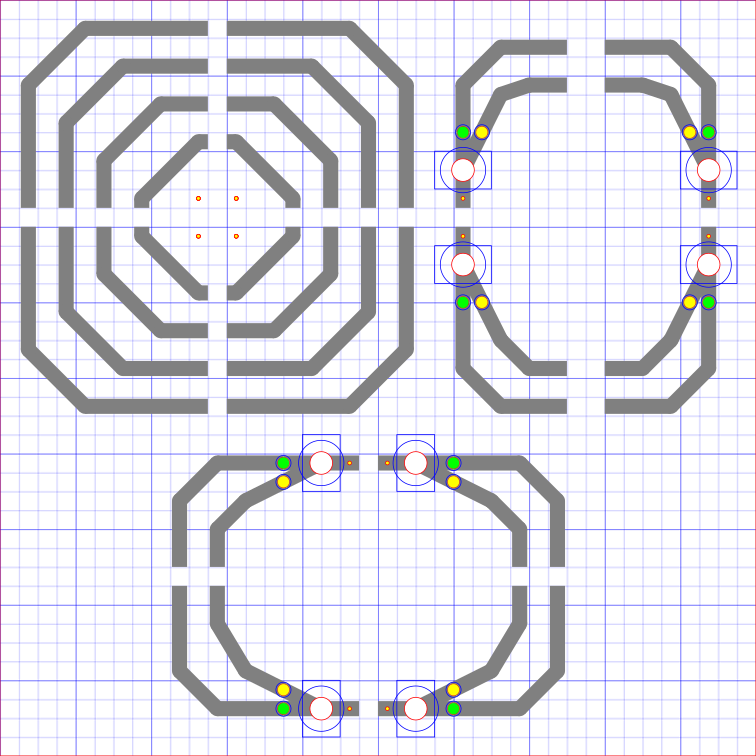

Here is the Python script that generated this plot:
from mrcp.turnouts import CurveTurnOut_2_3
import mrcp


def fullCurve(panel,pos=(10,10),radius=2):
    curve1=mrcp.Curve(radius=radius,left=True,up=True,color="gray")
    panel.add(curve1,pos)
    curve1=mrcp.Curve(radius=radius,left=False,up=True,color="gray")
    panel.add(curve1,pos=mrcp.movePoint(pos,(2,0)))
    curve1=mrcp.Curve(radius=radius,left=True,up=False,color="gray")
    panel.add(curve1,pos=mrcp.movePoint(pos,(0,2)))
    curve1=mrcp.Curve(radius=radius,left=False,up=False,color="gray")
    panel.add(curve1,pos=mrcp.movePoint(pos,(2,2)))

def r1r4_curves(panel):
    fullCurve(panel,radius=1)
    fullCurve(panel,radius=2)
    fullCurve(panel,radius=3)
    fullCurve(panel,radius=4)

def vertical23(panel):
    curve= CurveTurnOut_2_3(color="gray",up=False,right=True,vertical=True)
    panel.add(curve,(24,12))
    curve= CurveTurnOut_2_3(color="gray",up=False,right=False,vertical=True)
    panel.add(curve,(37,12))
    curve= CurveTurnOut_2_3(color="gray",up=True,right=True,vertical=True)
    panel.add(curve,(24,10))
    curve= CurveTurnOut_2_3(color="gray",up=True,right=False,vertical=True)
    panel.add(curve,(37,10))

def horizontal23(panel):
    curve= CurveTurnOut_2_3(color="gray",up=False,right=True,vertical=False)
    panel.add(curve,(20,24))
    curve= CurveTurnOut_2_3(color="gray",up=True,right=True,vertical=False)
    panel.add(curve,(20,37))
    curve= CurveTurnOut_2_3(color="gray",up=False,right=False,vertical=False)
    panel.add(curve,(18,24))
    curve= CurveTurnOut_2_3(color="gray",up=True,right=False,vertical=False)
    panel.add(curve,(18,37))

def myPanel(name):
    panel = mrcp.Panel(name, 200, 200)
    panel.markStart()

    r1r4_curves(panel)
    vertical23(panel)
    horizontal23(panel)


    panel.paint()
    panel._dwg.save()


if __name__ == '__main__':
    myPanel("curves.svg")
